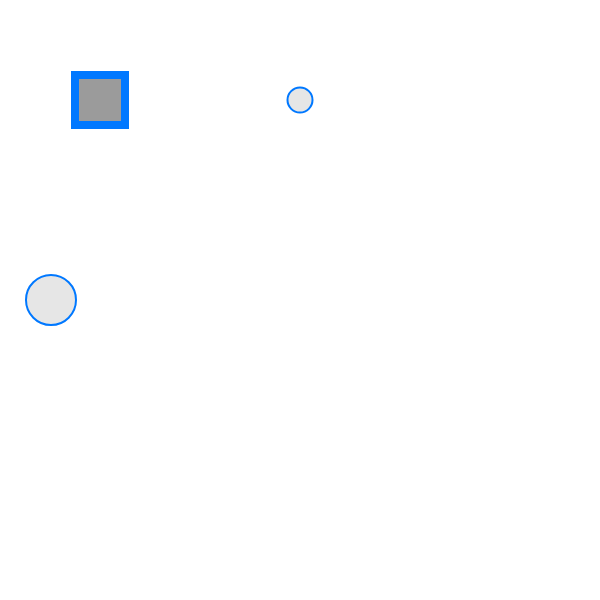
Frame 1 (no input)
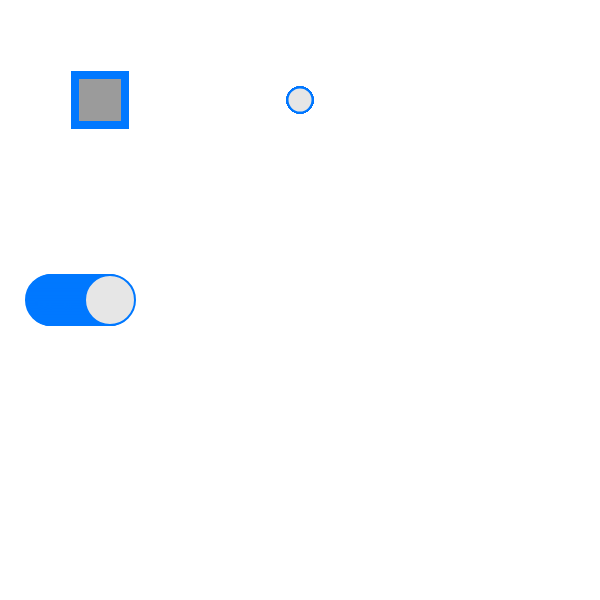
Frame 60 (no input)
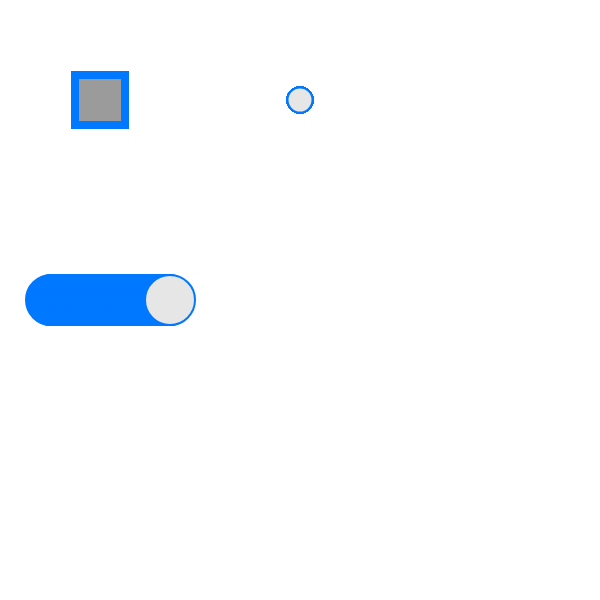
Frame 120 (the mouse pressed at the canvas centre since frame 60)

The p5.js sketch that drew these frames (run headless with seeded random() and noise() and a simulated clock; from frame 60 on, the mouse is pressed at the canvas centre):

// p5.js sketch
// ── sketch.js
let circleX = 50;
let control = 1;

let objectCircle = {
  x: 300,
  y: 100,
  diameter: 50
}

function setup() {
  createCanvas(600, 600);
  createP("Hello");
  // background(0, 120, 255);

}

function draw() {



  // background(0, 100, 200);
  // fill(0,100,100);
  stroke(0, 120, 255);
  strokeWeight(8);
  rectMode(CENTER);
  fill(155);
  rect(100, 100, 50, 50);

  // noStroke();

  if (control == 1) {
    circleX++;
    strokeWeight(2);
    fill(230);
    if (circleX == width - 50) {
      control = 2;
    }
  } else {
    circleX--;
    strokeWeight(8);
    stroke(255);
    fill(255);

    if (circleX == 50) {
      control = 1;
    }
  }

    ellipse(circleX, 300, 50);

  ellipse(objectCircle.x, objectCircle.y, objectCircle.diameter/2);
}



/**
05 may 2019

first day

fast rust removal

which subjets recovered:

1) shapes, drawing (once or loop)
2) color
3) comments
4) variables (predefined or our own)
5) objects
6) conditionals

**/
